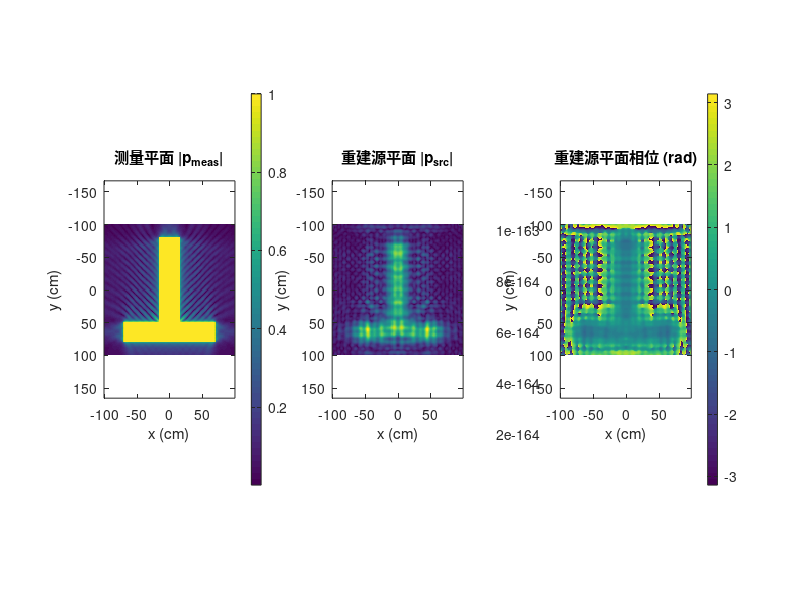
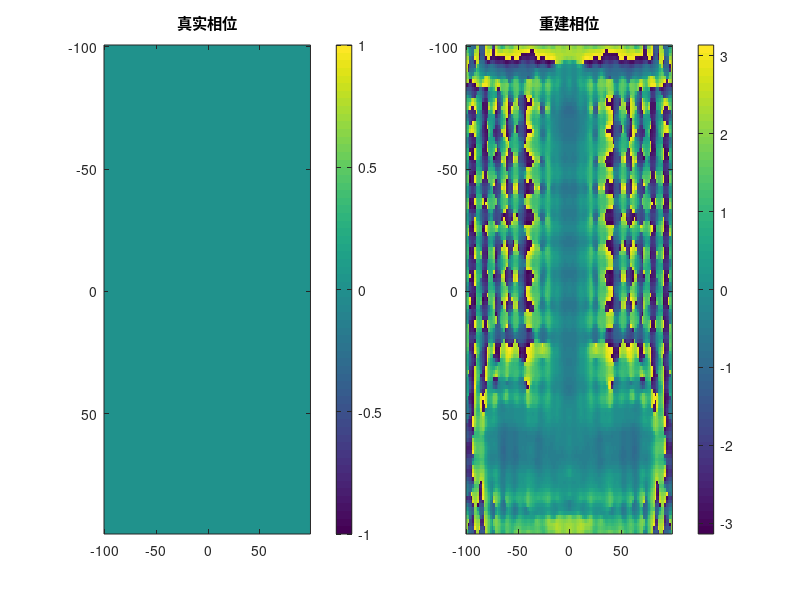

The MATLAB script that drew these images, in order:
%% 角谱反演法：从测量平面复声压重建源平面幅值与相位
% 输入：测量平面复声压 p_meas (已知，可以是实测或仿真数据)
% 输出：源平面声压幅度 abs(p_src) 和相位 angle(p_src)
% 适合单频、均匀介质、平行平面间的声场反演.

clear; close all; clc;

%% 1. 基本参数
c = 343;                % 声速 (m/s)
f = 3430;               % 频率 (Hz)
lambda = c / f;         % 波长 (m)
k = 2*pi / lambda;      % 波数

% 空间采样（需匹配你的测量网格）
Lx = 2;               % x方向物理尺寸 (m)
Ly = 2;               % y方向物理尺寸 (m)
Nx = 128;               % x方向点数 (建议2的幂)
Ny = 128;               % y方向点数
dx = Lx / Nx;           % 采样间隔 (m)
dy = Ly / Ny;

% 传播距离：从测量平面到源平面的距离（正值表示测量平面在源前方）
d_meas = 0.7;           % 测量平面位置 z = d_meas, 源平面在 z = 0

% 空间频率轴
fx = (-Nx/2 : Nx/2-1) / Lx;  % 1/m
fy = (-Ny/2 : Ny/2-1) / Ly;
[Fx, Fy] = meshgrid(fx, fy);
kx = 2*pi * Fx;
ky = 2*pi * Fy;

%% 2. 准备测量平面复声压 p_meas
% 这里用仿真数据演示：首先生成一个点源，正向传播到测量平面，并添加噪声
x = (-Nx/2 : Nx/2-1) * dx;
y = (-Ny/2 : Ny/2-1) * dy;
[X, Y] = meshgrid(x, y);

% 假想的源平面真实声压（用于生成测量数据，实际应用中你不会知道这个）
xs = 0.02; ys = 0.01;          % 点源位置
sigma_s = 0.005;               % 高斯宽度（近似点源）
p_src_true = exp(-((X-xs).^2 + (Y-ys).^2) / (2*sigma_s^2));

% 正向角谱传播得到测量平面理想复声压
%P_src_true = fftshift(fft2(fftshift(p_src_true)));
kz = sqrt(k^2 - kx.^2 - ky.^2);
kz = real(kz) + 1j*abs(imag(kz));  % 确保正向传播时倏逝波衰减
%G_forward = exp(1j * kz * d_meas);
%p_meas_ideal = ifftshift(ifft2(ifftshift(P_src_true .* G_forward)));

% 添加复高斯噪声模拟实际测量
SNR_dB = 100;                     % 信噪比 (dB)
%noise_power = mean(abs(p_meas_ideal(:)).^2) / (10^(SNR_dB/10));
%noise = sqrt(noise_power/2) * (randn(size(p_meas_ideal)) + 1j*randn(size(p_meas_ideal)));
%p_meas = p_meas_ideal + noise;   % 这就是模拟的"测量平面复声压”

% 如果你的实际数据已存在，直接载入：
load('my_measured_pressure.mat');  % 包含变量 p_meas, dx, dy, d_meas 等
% 确保 p_meas 是复矩阵，大小为 Ny × Nx

%% 3. 角谱反演 —— 核心算法
% 测量平面角谱
P_meas = fftshift(fft2(fftshift(p_meas)));

% 反向传播因子（注意符号：exp(-1j*kz*d)）
G_back = exp(-1j * kz * d_meas);

% 【关键】倏逝波与噪声滤波：直接乘以 G_back 会放大高频噪声和倏逝波。
% 这里采用一种简单的 Tikhonov 正则化（维纳滤波思想）：
%   滤波器 H = conj(G_back) ./ (abs(G_back).^2 + alpha * max(abs(G_back(:)))^2);
%   其中 alpha 是正则化参数。
%   结合倏逝波硬截止：只对传播波区域进行反演。
mask = (kx.^2 + ky.^2) <= k^2;   % 传播波区域

% 正则化参数（根据噪声水平调整，信噪比越低 alpha 越大）
alpha = 10^(-SNR_dB/20);         % 经验关系，可手动调节

% 构建正则化反传播核
G_inv = conj(G_back) ./ (abs(G_back).^2 + alpha * max(abs(G_back(:)))^2);
G_inv = G_inv .* mask;           % 滤除倏逝波

% 估计源平面角谱
P_src_est = P_meas .* G_inv;

% 逆变换得到源平面声压
p_src_est = ifftshift(ifft2(ifftshift(P_src_est)));

%% 4. 提取源平面幅值与相位
amp_src = abs(p_src_est);
phase_src = angle(p_src_est);   % 范围 [-pi, pi]

% 如果需要解包裹相位，可使用 unwrap
% phase_unwrapped = unwrap(phase_src, [], 1); % 按行或按列解裹，需谨慎

%% 5. 结果可视化
figure('Name', '角谱反演结果', 'Position', [50 50 1200 500]);

subplot(1,3,1);
imagesc(x*100, y*100, abs(p_meas));
axis equal tight; colorbar;
xlabel('x (cm)'); ylabel('y (cm)');
title('测量平面 |p_{meas}|');

subplot(1,3,2);
imagesc(x*100, y*100, amp_src);
axis equal tight; colorbar;
xlabel('x (cm)'); ylabel('y (cm)');
title('重建源平面 |p_{src}|');

subplot(1,3,3);
imagesc(x*100, y*100, phase_src);
axis equal tight; colorbar;
xlabel('x (cm)'); ylabel('y (cm)');
title('重建源平面相位 (rad)');

% 如有必要，显示相位对比
figure;
subplot(1,2,1);
imagesc(x*100, y*100, angle(p_src_true)); colorbar; title('真实相位');
subplot(1,2,2);
imagesc(x*100, y*100, phase_src); colorbar; title('重建相位');

%% 6. 误差评估（仿真时可用）
if exist('p_src_true', 'var')
    err_amp = norm(abs(p_src_true(:)) - amp_src(:)) / norm(abs(p_src_true(:)));
    err_phase = norm(angle(p_src_true(:)) - phase_src(:)) / norm(angle(p_src_true(:)));
    fprintf('幅度相对误差 = %.4f\n', err_amp);
    fprintf('相位相对误差 = %.4f\n', err_phase);
end

%% 注意事项与改进
% 1. 实际测量中的 p_meas 应为复数，包含幅度和相位信息。若只有幅度，无法直接反演。
% 2. 空间采样必须满足 Nyquist: dx, dy <= lambda/2，否则会产生混叠。
% 3. 正则化参数 alpha 需要根据噪声水平调节，或使用 L-curve、GCV 等方法自动选取。
% 4. 如果测量平面与源平面不平行或存在倾斜，需先进行坐标变换。
% 5. 对于大角度声场，可考虑扩展为基于声强测量的宽带声全息 (BAHIM) 等高级方法。
